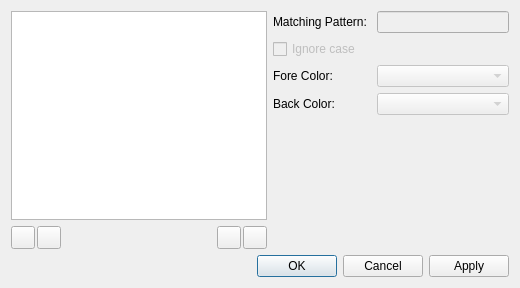
<?xml version="1.0" encoding="UTF-8"?>
<ui version="4.0">
 <class>FiltersDialog</class>
 <widget class="QDialog" name="FiltersDialog">
  <property name="geometry">
   <rect>
    <x>0</x>
    <y>0</y>
    <width>520</width>
    <height>288</height>
   </rect>
  </property>
  <property name="windowTitle">
   <string>Filters</string>
  </property>
  <layout class="QVBoxLayout" name="verticalLayout_3">
   <item>
    <layout class="QVBoxLayout" name="verticalLayout_2">
     <property name="sizeConstraint">
      <enum>QLayout::SetNoConstraint</enum>
     </property>
     <item>
      <layout class="QHBoxLayout" name="horizontalLayout">
       <item>
        <layout class="QVBoxLayout" name="verticalLayout_4">
         <item>
          <widget class="QListWidget" name="filterListWidget"/>
         </item>
         <item>
          <layout class="QHBoxLayout" name="buttonsLayout">
           <property name="spacing">
            <number>2</number>
           </property>
           <item>
            <widget class="QToolButton" name="addFilterButton">
             <property name="toolTip">
              <string>New Filter</string>
             </property>
             <property name="text">
              <string/>
             </property>
             <property name="icon">
              <iconset resource="../../app/klogg.qrc">
               <normaloff>:/images/icons8-add-file-16.png</normaloff>:/images/icons8-add-file-16.png</iconset>
             </property>
             <property name="iconSize">
              <size>
               <width>16</width>
               <height>16</height>
              </size>
             </property>
            </widget>
           </item>
           <item>
            <widget class="QToolButton" name="removeFilterButton">
             <property name="toolTip">
              <string>Delete Filter</string>
             </property>
             <property name="text">
              <string/>
             </property>
             <property name="icon">
              <iconset resource="../../app/klogg.qrc">
               <normaloff>:/images/icons8-delete-file-16.png</normaloff>:/images/icons8-delete-file-16.png</iconset>
             </property>
            </widget>
           </item>
           <item>
            <spacer name="horizontalSpacer">
             <property name="orientation">
              <enum>Qt::Horizontal</enum>
             </property>
             <property name="sizeHint" stdset="0">
              <size>
               <width>40</width>
               <height>20</height>
              </size>
             </property>
            </spacer>
           </item>
           <item>
            <widget class="QToolButton" name="upFilterButton">
             <property name="toolTip">
              <string>Move Filter Up</string>
             </property>
             <property name="text">
              <string/>
             </property>
             <property name="icon">
              <iconset resource="../../app/klogg.qrc">
               <normaloff>:/images/icons8-sort-down-16.png</normaloff>:/images/icons8-sort-down-16.png</iconset>
             </property>
            </widget>
           </item>
           <item>
            <widget class="QToolButton" name="downFilterButton">
             <property name="toolTip">
              <string>Move Filter Down</string>
             </property>
             <property name="text">
              <string/>
             </property>
             <property name="icon">
              <iconset resource="../../app/klogg.qrc">
               <normaloff>:/images/icons8-sort-up-16.png</normaloff>:/images/icons8-sort-up-16.png</iconset>
             </property>
            </widget>
           </item>
          </layout>
         </item>
        </layout>
       </item>
       <item>
        <layout class="QVBoxLayout" name="verticalLayout">
         <item>
          <layout class="QFormLayout" name="formLayout">
           <item row="2" column="0">
            <widget class="QLabel" name="label">
             <property name="text">
              <string>Matching Pattern: </string>
             </property>
            </widget>
           </item>
           <item row="2" column="1">
            <widget class="QLineEdit" name="patternEdit">
             <property name="enabled">
              <bool>false</bool>
             </property>
            </widget>
           </item>
           <item row="4" column="0">
            <widget class="QLabel" name="label_2">
             <property name="text">
              <string>Fore Color: </string>
             </property>
            </widget>
           </item>
           <item row="5" column="1">
            <widget class="QComboBox" name="backColorBox">
             <property name="enabled">
              <bool>false</bool>
             </property>
            </widget>
           </item>
           <item row="4" column="1">
            <widget class="QComboBox" name="foreColorBox">
             <property name="enabled">
              <bool>false</bool>
             </property>
            </widget>
           </item>
           <item row="5" column="0">
            <widget class="QLabel" name="label_3">
             <property name="text">
              <string>Back Color: </string>
             </property>
            </widget>
           </item>
           <item row="3" column="0">
            <widget class="QCheckBox" name="ignoreCaseCheckBox">
             <property name="enabled">
              <bool>false</bool>
             </property>
             <property name="text">
              <string>Ignore case</string>
             </property>
             <property name="checked">
              <bool>false</bool>
             </property>
            </widget>
           </item>
          </layout>
         </item>
        </layout>
       </item>
      </layout>
     </item>
     <item>
      <widget class="QDialogButtonBox" name="buttonBox">
       <property name="orientation">
        <enum>Qt::Horizontal</enum>
       </property>
       <property name="standardButtons">
        <set>QDialogButtonBox::Apply|QDialogButtonBox::Cancel|QDialogButtonBox::Ok</set>
       </property>
      </widget>
     </item>
    </layout>
   </item>
  </layout>
 </widget>
 <resources>
  <include location="../../app/klogg.qrc"/>
 </resources>
 <connections/>
</ui>
